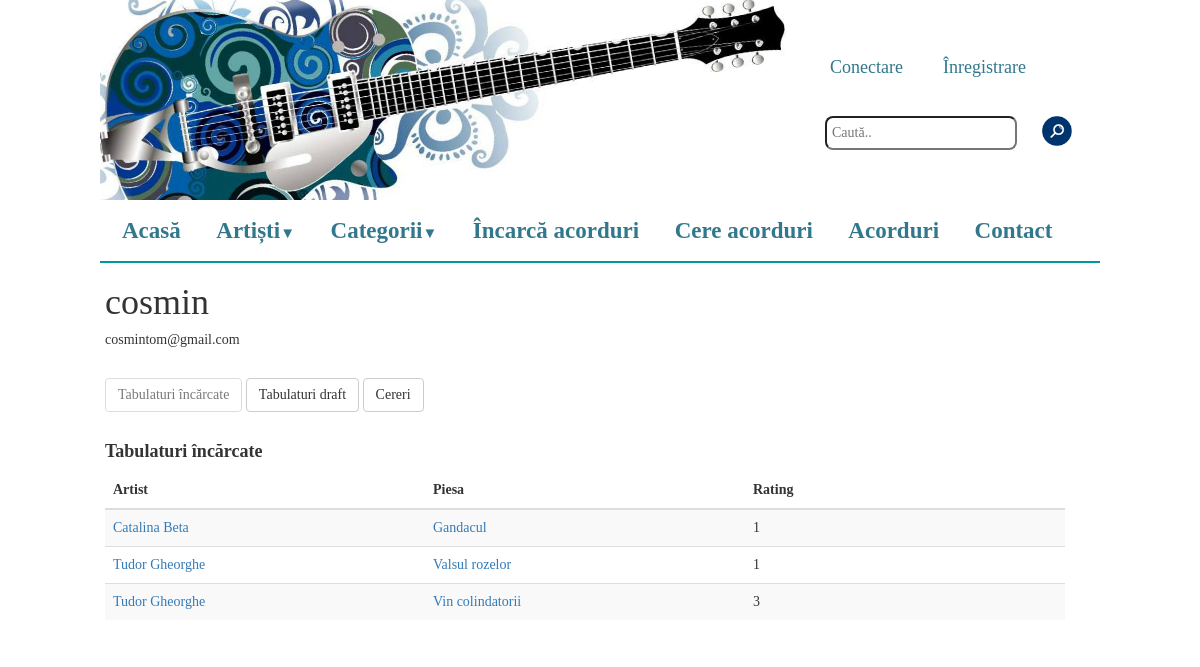
The app's page /index.php?user_uploads=1&username=cosmin with its own data.
### tables this page shows
CREATE TABLE IF NOT EXISTS `users` (
  `id` int(11) NOT NULL AUTO_INCREMENT,
  `username` varchar(30) NOT NULL,
  `password` text NOT NULL,
  `email` text NOT NULL,
  `admin` tinyint(1) DEFAULT NULL,
  PRIMARY KEY (`id`),
  UNIQUE KEY `user` (`username`),
  UNIQUE KEY `username` (`username`)
);

CREATE TABLE IF NOT EXISTS `melodii` (
  `id` int(11) NOT NULL AUTO_INCREMENT,
  `artist` varchar(100) NOT NULL,
  `titlu` varchar(100) NOT NULL,
  `cale_tmp` varchar(200) DEFAULT NULL,
  `cale` varchar(200) DEFAULT NULL,
  `categorie` varchar(200) NOT NULL,
  `uploader` varchar(200) NOT NULL,
  `plus` int(11) NOT NULL,
  `minus` int(11) NOT NULL,
  `comments_path` varchar(200) NOT NULL,
  PRIMARY KEY (`id`)
);

### includes/functions.php (called while the page is built, shortened)
<?php
function get_songs_by_uploader($uploader) {
    $result = mysql_query("SELECT * FROM melodii WHERE uploader='$uploader' and cale is not NULL order by artist, titlu");
    $songs = array();
    while($p = mysql_fetch_array($result)){
        $songs[] = $p;
    }
    return $songs;
}
function get_email_of_user($username) {
    $result = mysql_query("SELECT email FROM users WHERE username='$username'");
    return mysql_fetch_array($result)[0];
}
?>

### pages/user_uploads.php (the view, shortened to what this page needs)
<div class="artist_tabs">
<?php
	$username = $_GET['username'];
	print "<h1>".$username."</h1>";
	$email = get_email_of_user($username);
	print "<h5>".$email."</h5><br>";
?>
<div class="switch">
    <input type="button" class="btn btn-default" value="Tabulaturi încărcate" id="tabs_button" onclick="switch_tabs_requests(0)" disabled="true">
    <input type="button" class="btn btn-default" value="Tabulaturi draft" id="drafts_button" onclick="switch_tabs_requests(1)">
    <input type="button" class="btn btn-default" value="Cereri" id="requests_button" onclick="switch_tabs_requests(2)">
    <br><br>
</div>
<div id="tabs_div">
    <?php
    	$all_songs = get_songs_by_uploader($username);
    	if (count($all_songs) == 0) {
    	       print "<div class='alert alert-info' style='font-size:19px;width:262px;margin-left:0px'>Nu există tabulaturi încărcate.</div>";
    	} else {
    ?>
        <div class="row col-sm-8">
            <h4 style="font-weight:bold">Tabulaturi încărcate</h4>
        </div>
    	<div class="row col-sm-12">
        	<table id="tabs" class="table table-striped">
        		<thead>
        			<tr>
        				<th class="col-sm-4">Artist</th>
        				<th class="col-sm-4">Piesa</th>
        				<th class="col-sm-4">Rating</th>
        			</tr>
        		</thead>
        		<tbody>
        			<?php
        				foreach ($all_songs as $sg){
        			?>
        			<tr>
        				<td><?php print "<a href=\"index.php?artist=".$sg['artist']."\">".$sg['artist']."</a>";?></td>
        				<td><?php print "<a href=\"index.php?song=".$sg['id']."\">".$sg['titlu']."</a>";?></td>
        				<td><?php print $sg['plus']-$sg['minus'];?></td>
        			</tr>
        			<?php
        				}
        			?>
        		</tbody>
        	</table>
    	</div>
<?php
        }
?>
</div>
</div>

### css/main.css (style rules this page uses)
* { margin: 0px; padding: 0px; }
body { overflow-x: hidden; font-family: "Palatino Linotype", "Book Antiqua", Palatino, serif; }

### records on screen
users: email "cosmintom@gmail.com"
melodii: artist "Catalina Beta", titlu "Gandacul", $sg['plus']-$sg['minus'] "1"
melodii: artist "Tudor Gheorghe", titlu "Valsul rozelor", $sg['plus']-$sg['minus'] "1"
melodii: artist "Tudor Gheorghe", titlu "Vin colindatorii", $sg['plus']-$sg['minus'] "3"

### other values on screen
$username "cosmin"
